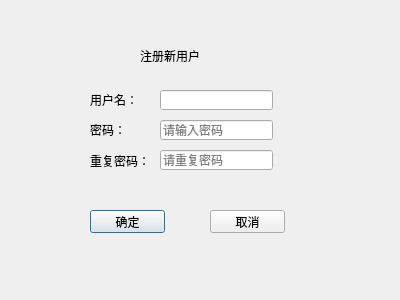
<?xml version="1.0" encoding="UTF-8"?>
<ui version="4.0">
 <class>Register</class>
 <widget class="QDialog" name="Register">
  <property name="geometry">
   <rect>
    <x>0</x>
    <y>0</y>
    <width>400</width>
    <height>300</height>
   </rect>
  </property>
  <property name="windowTitle">
   <string>Dialog</string>
  </property>
  <widget class="QLabel" name="label">
   <property name="geometry">
    <rect>
     <x>90</x>
     <y>90</y>
     <width>54</width>
     <height>20</height>
    </rect>
   </property>
   <property name="styleSheet">
    <string notr="true">font: 10pt &quot;经典综艺体简&quot;;</string>
   </property>
   <property name="text">
    <string>用户名：</string>
   </property>
  </widget>
  <widget class="QLineEdit" name="username">
   <property name="geometry">
    <rect>
     <x>160</x>
     <y>90</y>
     <width>113</width>
     <height>20</height>
    </rect>
   </property>
  </widget>
  <widget class="QLabel" name="label_2">
   <property name="geometry">
    <rect>
     <x>90</x>
     <y>120</y>
     <width>54</width>
     <height>20</height>
    </rect>
   </property>
   <property name="styleSheet">
    <string notr="true">font: 10pt &quot;经典综艺体简&quot;;</string>
   </property>
   <property name="text">
    <string>密码：</string>
   </property>
  </widget>
  <widget class="QLineEdit" name="password">
   <property name="geometry">
    <rect>
     <x>160</x>
     <y>120</y>
     <width>113</width>
     <height>20</height>
    </rect>
   </property>
   <property name="text">
    <string/>
   </property>
   <property name="echoMode">
    <enum>QLineEdit::Password</enum>
   </property>
   <property name="placeholderText">
    <string>请输入密码</string>
   </property>
  </widget>
  <widget class="QLabel" name="label_3">
   <property name="geometry">
    <rect>
     <x>90</x>
     <y>150</y>
     <width>61</width>
     <height>21</height>
    </rect>
   </property>
   <property name="styleSheet">
    <string notr="true">font: 10pt &quot;经典综艺体简&quot;;</string>
   </property>
   <property name="text">
    <string>重复密码：</string>
   </property>
  </widget>
  <widget class="QLineEdit" name="repeat">
   <property name="geometry">
    <rect>
     <x>160</x>
     <y>150</y>
     <width>113</width>
     <height>20</height>
    </rect>
   </property>
   <property name="inputMethodHints">
    <set>Qt::ImhHiddenText|Qt::ImhNoAutoUppercase|Qt::ImhNoPredictiveText</set>
   </property>
   <property name="text">
    <string/>
   </property>
   <property name="echoMode">
    <enum>QLineEdit::Password</enum>
   </property>
   <property name="dragEnabled">
    <bool>false</bool>
   </property>
   <property name="placeholderText">
    <string>请重复密码</string>
   </property>
  </widget>
  <widget class="QPushButton" name="ok">
   <property name="geometry">
    <rect>
     <x>90</x>
     <y>210</y>
     <width>75</width>
     <height>23</height>
    </rect>
   </property>
   <property name="text">
    <string>确定</string>
   </property>
  </widget>
  <widget class="QPushButton" name="quit">
   <property name="geometry">
    <rect>
     <x>210</x>
     <y>210</y>
     <width>75</width>
     <height>23</height>
    </rect>
   </property>
   <property name="text">
    <string>取消</string>
   </property>
  </widget>
  <widget class="QLabel" name="label_4">
   <property name="geometry">
    <rect>
     <x>140</x>
     <y>30</y>
     <width>111</width>
     <height>51</height>
    </rect>
   </property>
   <property name="styleSheet">
    <string notr="true">font: 75 14pt &quot;方正清刻本悦宋简体&quot;;</string>
   </property>
   <property name="text">
    <string>注册新用户</string>
   </property>
  </widget>
 </widget>
 <resources/>
 <connections>
  <connection>
   <sender>quit</sender>
   <signal>clicked()</signal>
   <receiver>Register</receiver>
   <slot>close()</slot>
   <hints>
    <hint type="sourcelabel">
     <x>247</x>
     <y>221</y>
    </hint>
    <hint type="destinationlabel">
     <x>199</x>
     <y>149</y>
    </hint>
   </hints>
  </connection>
 </connections>
</ui>
